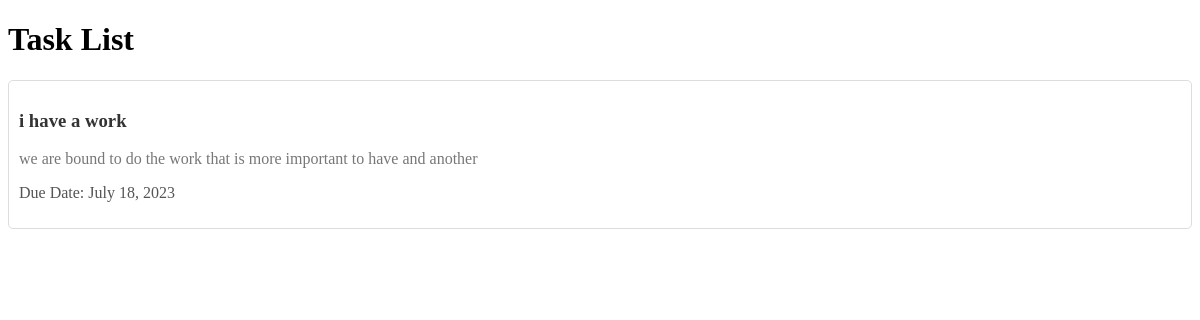
Page /tasks/ (signed in) on the committed database.
### youtube_search/models.py (models this page shows, shortened)
class Task(models.Model):
    title = models.CharField(max_length=200)
    description = models.TextField()
    due_date = models.DateField()
    status = models.BooleanField(default=False)
    user = models.ForeignKey(User, on_delete=models.CASCADE)

### youtube_search/views.py (the view)
# urls.py: path('tasks/', task_list, name='task_list'),
def task_list(request):
    tasks = Task.objects.filter(user=request.user)
    return render(request, 'youtube_search/task_list.html', {'tasks': tasks})

### youtube_search/templates/youtube_search/task_list.html (shortened to what this page needs)
<!DOCTYPE html>
<html>
<head>
</head>
<body>
    <h1>Task List</h1>
    <ul class="task-list">
        {% for task in tasks %}
        <li>
            <h3 class="task-title">{{ task.title }}</h3>
            <p class="task-description">{{ task.description }}</p>
            <p class="task-due-date">Due Date: {{ task.due_date }}</p>
        </li>
        {% empty %}
        <li>No tasks found.</li>
        {% endfor %}
    </ul>
</body>
</html>

### youtube_search/templates/youtube_search/task_list.html (style rules this page uses)
.task-list { list-style: none; padding: 0; }
.task-list li { margin-bottom: 10px; padding: 10px; border: 1px solid #ddd; border-radius: 5px; }
.task-list .task-title { font-weight: bold; color: #333; }
.task-list .task-description { color: #777; }
.task-list .task-due-date { color: #555; }

### rows in the picture
Task: title "i have a work", description "we are bound to do the work that is more important to have and another", due_date "July 18, 2023"
